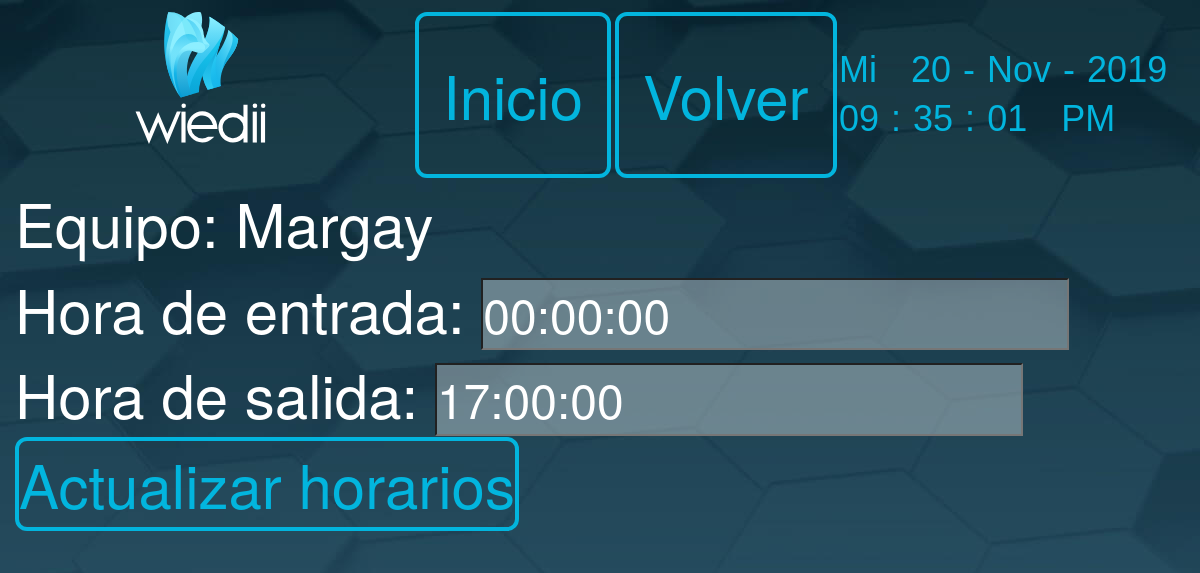
Page /include/edit_teams.php?id=3 on the committed database.
### tables this page shows
CREATE TABLE `equipos` (
  `Id_equipo` int(11) NOT NULL,
  `nombre_equipo` varchar(255) NOT NULL,
  `hora_entrada` time NOT NULL,
  `hora_salida` time NOT NULL
);

### include/edit_teams.php (the view, shortened to what this page needs)
<?php
include "../db.php";
$hora_entrada = '';
$hora_salida= '';
if  (isset($_GET['id'])) {
  $id = $_GET['id'];
  $query = "SELECT * FROM equipos WHERE Id_equipo=$id";
  $result_team = mysqli_query($conn, $query);
  if (mysqli_num_rows($result_team) == 1) {
    $row = mysqli_fetch_array($result_team);
    $hora_entrada = $row['hora_entrada'];
    $hora_salida= $row['hora_salida'];
    $equipo=$row['nombre_equipo'];
  }
  else echo "<script>
         alert('No ha encontrado nada, error en la base de datos');window.history.back()</script>";
}
?>
<?php include('header.php'); ?>
<div class="container p-4">
  <div class="row">
    <div class="">
      <div class="card card-body">
      <form action="edit_teams.php?id=<?php echo $_GET['id']; ?>" method="POST">
        <div class="form-group" style="margin-top: 15vw;">
          Equipo: <?php echo $equipo?>
          <br>
          Hora de entrada:
          <input name="hora_entrada" type="text"  value="<?php echo $hora_entrada; ?>"
          placeholder="07:00:00">
          <br>
          Hora de salida:
          <input name="hora_salida" value="<?php echo $hora_salida; ?>"placeholder="07:00:00" >
        <br>
        <button class="bguarda btn" name="updatet">
          Actualizar horarios</button>
        </div>
      </form>
      </div>
    </div>
  </div>
</div>
<?php include('footer.php'); ?>

### css/style.css (style rules this page uses)
body { font-family: "Helvetica Neue", Helvetica, Arial, sans-serif; font-size: 5vw; line-height: 1.42857143; color: white; }
.bguarda { margin-top: 0vw; background-color: transparent; border: 4px solid rgb(2, 181, 222); color: rgb(2, 181, 222); padding: 0vw 0vw; text-align: center; text-decoration: none; display: inline-block; font-size: 5vw; border-radius: 12px; }
* { margin: 0; padding: 0; box-sizing: border-box; }
input { background-color: rgba(238, 244, 245, 0.363); color: white; }
::placeholder { color: white; opacity: 1; }
button, input, optgroup, select, textarea { color: white; background-color: rgba(238, 244, 245, 0.363); font-size: 4vw; font-size-adjust: none; }

### rows in the picture
equipos: nombre_equipo "Margay", hora_entrada "00:00:00", hora_salida "17:00:00"
